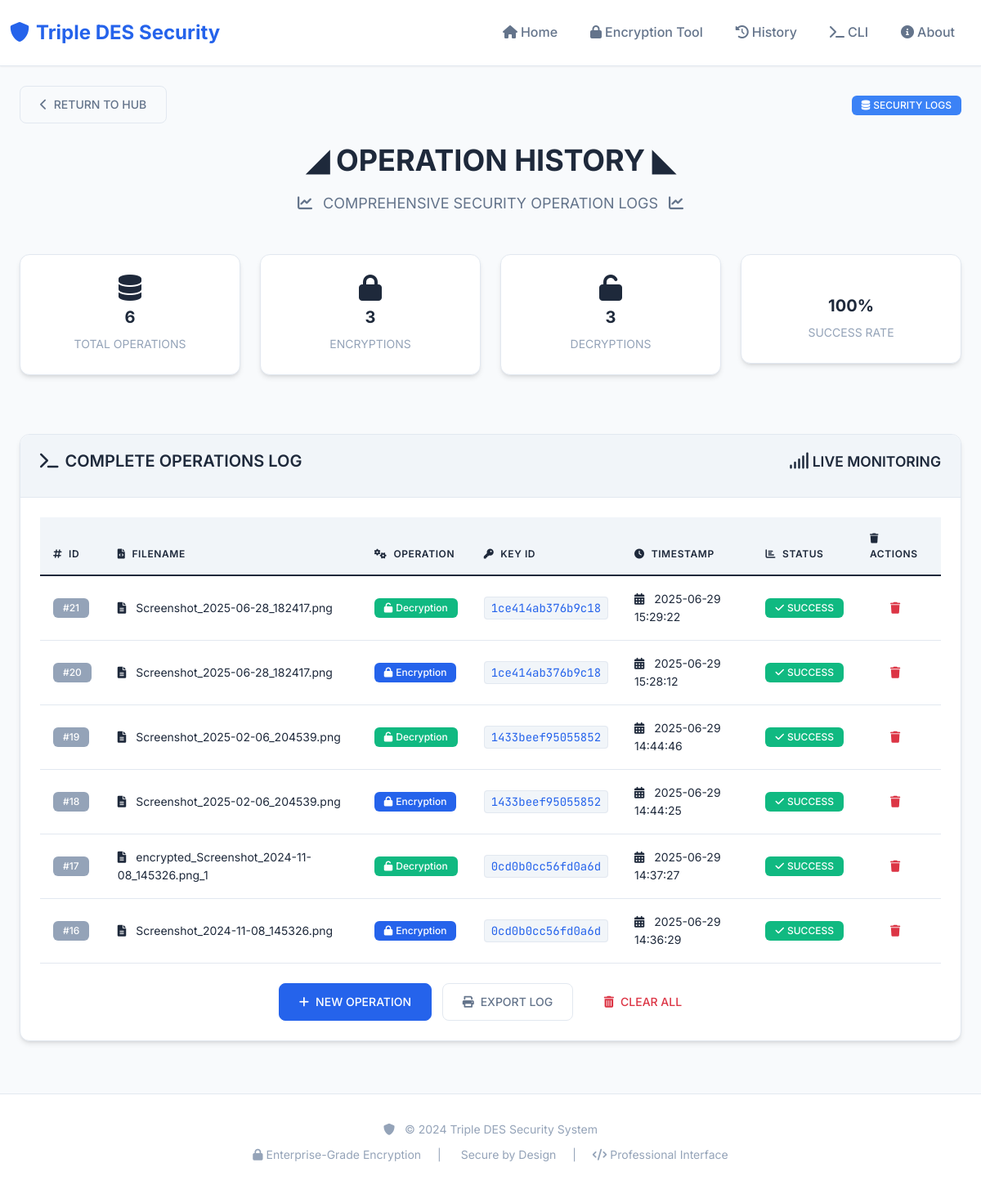
Before: /history with the older database file.
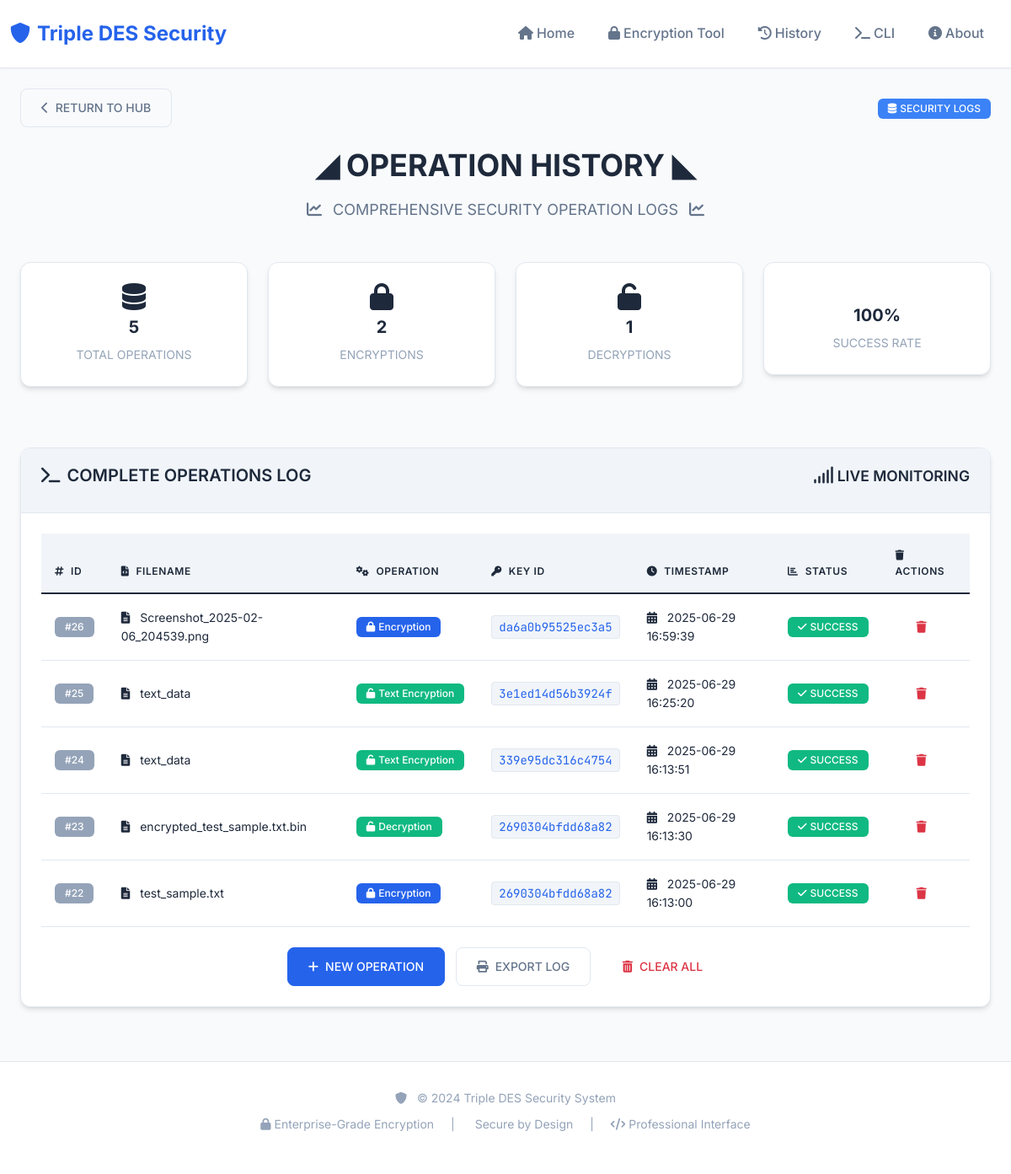
After: the same page with the newer database file.
### tables this page shows
CREATE TABLE encryption_history (
            id INTEGER PRIMARY KEY AUTOINCREMENT,
            filename TEXT NOT NULL,
            key_id TEXT NOT NULL,
            operation_type TEXT NOT NULL,
            timestamp DATETIME DEFAULT CURRENT_TIMESTAMP
        );

### src/app.py (the view)
@app.route('/history')
def history():
    history = get_history()
    back_url = request.referrer or url_for('index')
    return render_template('history.html', history=history, back_url=back_url)

### src/app.py (called while the page is built)
def get_history():
    conn = sqlite3.connect(DB_PATH)
    conn.row_factory = sqlite3.Row
    c = conn.cursor()
    c.execute('SELECT * FROM encryption_history ORDER BY timestamp DESC LIMIT 10')
    history = c.fetchall()
    conn.close()
    return history

### templates/history.html (shortened to what the changed rows need)
{% extends "base.html" %}
{% block content %}
<div class="container">
    <div class="text-center mb-5">
        <h1 class="glitch" data-text="◢ OPERATION HISTORY ◣">
            ◢ OPERATION HISTORY ◣
        </h1>
    </div>
    <div class="row mb-4">
        <div class="col-md-3 mb-3">
            <div class="card border-glow text-center">
                <div class="card-body">
                    <i class="fas fa-database fa-2x mb-2" style="color: var(--primary-neon);"></i>
                    <h5 class="text-glow">{{ history|length }}</h5>
                    <small class="text-muted">TOTAL OPERATIONS</small>
                </div>
            </div>
        </div>
        <div class="col-md-3 mb-3">
            <div class="card border-glow text-center">
                <div class="card-body">
                    <i class="fas fa-lock fa-2x mb-2" style="color: var(--accent-neon);"></i>
                    <h5 class="text-glow">{{ history|selectattr("operation_type", "equalto", "Encryption")|list|length }}</h5>
                    <small class="text-muted">ENCRYPTIONS</small>
                </div>
            </div>
        </div>
        <div class="col-md-3 mb-3">
            <div class="card border-glow text-center">
                <div class="card-body">
                    <i class="fas fa-unlock fa-2x mb-2" style="color: var(--secondary-neon);"></i>
                    <h5 class="text-glow">{{ history|selectattr("operation_type", "equalto", "Decryption")|list|length }}</h5>
                    <small class="text-muted">DECRYPTIONS</small>
                </div>
            </div>
        </div>
    </div>
    <div class="card border-glow">
        <div class="card-body">
            {% if history %}
                <div class="table-responsive">
                    <table class="table table-hover">
                        <thead>
                            <tr>
                                <th><i class="fas fa-hashtag me-2"></i>ID</th>
                                <th><i class="fas fa-file-code me-2"></i>FILENAME</th>
                                <th><i class="fas fa-cogs me-2"></i>OPERATION</th>
                                <th><i class="fas fa-key me-2"></i>KEY ID</th>
                                <th><i class="fas fa-clock me-2"></i>TIMESTAMP</th>
                                <th><i class="fas fa-chart-bar me-2"></i>STATUS</th>
                                <th><i class="fas fa-trash me-2"></i>ACTIONS</th>
                            </tr>
                        </thead>
                        <tbody>
                            {% for entry in history %}
                            <tr class="interactive-hover">
                                <td>
                                    <span class="badge bg-secondary">#{{ entry.id }}</span>
                                </td>
                                <td>
                                    <i class="fas fa-file-alt me-2" style="color: var(--primary-neon);"></i>
                                    <span class="text-glow">{{ entry.filename }}</span>
                                </td>
                                <td>
                                    {% if entry.operation_type == 'Encryption' %}
                                        <span class="badge bg-primary">
                                            <i class="fas fa-lock me-1"></i>{{ entry.operation_type }}
                                        </span>
                                    {% else %}
                                        <span class="badge bg-success">
                                            <i class="fas fa-unlock me-1"></i>{{ entry.operation_type }}
                                        </span>
                                    {% endif %}
                                </td>
                                <td>
                                    <code class="text-glow">{{ entry.key_id }}</code>
                                </td>
                                <td>
                                    <i class="fas fa-calendar-alt me-2" style="color: var(--secondary-neon);"></i>
                                    {{ entry.timestamp }}
                                </td>
                                <td>
                                    <span class="badge bg-success">
                                        <i class="fas fa-check me-1"></i>SUCCESS
                                    </span>
                                </td>
                                <td>
                                    <form method="POST" action="{{ url_for('delete_history_record', record_id=entry.id) }}" style="display: inline;"
                                          onsubmit="return confirm('Are you sure you want to delete this record?')">
                                        <button type="submit" class="btn btn-sm btn-outline-danger" title="Delete Record">
                                            <i class="fas fa-trash"></i>
                                        </button>
                                    </form>
                                </td>
                            </tr>
                            {% endfor %}
                        </tbody>
                    </table>
                </div>
            {% endif %}
        </div>
    </div>
</div>
{% endblock %}

Changed rows visible on the page:
removed encryption_history: id "21", filename "Screenshot_2025-06-28_182417.png", operation_type "Decryption", key_id "1ce414ab376b9c18", timestamp "2025-06-29 15:29:22"
removed encryption_history: id "20", filename "Screenshot_2025-06-28_182417.png", operation_type "Encryption", key_id "1ce414ab376b9c18", timestamp "2025-06-29 15:28:12"
removed encryption_history: id "19", filename "Screenshot_2025-02-06_204539.png", operation_type "Decryption", key_id "1433beef95055852", timestamp "2025-06-29 14:44:46"
removed encryption_history: id "18", filename "Screenshot_2025-02-06_204539.png", operation_type "Encryption", key_id "1433beef95055852", timestamp "2025-06-29 14:44:25"
removed encryption_history: id "17", filename "encrypted_Screenshot_2024-11-08_145326.png_1", operation_type "Decryption", key_id "0cd0b0cc56fd0a6d", timestamp "2025-06-29 14:37:27"
removed encryption_history: id "16", filename "Screenshot_2024-11-08_145326.png", operation_type "Encryption", key_id "0cd0b0cc56fd0a6d", timestamp "2025-06-29 14:36:29"
added encryption_history: id "26", filename "Screenshot_2025-02-06_204539.png", operation_type "Encryption", key_id "da6a0b95525ec3a5", timestamp "2025-06-29 16:59:39"
added encryption_history: id "25", filename "text_data", operation_type "Text Encryption", key_id "3e1ed14d56b3924f", timestamp "2025-06-29 16:25:20"
added encryption_history: id "24", filename "text_data", operation_type "Text Encryption", key_id "339e95dc316c4754", timestamp "2025-06-29 16:13:51"
added encryption_history: id "23", filename "encrypted_test_sample.txt.bin", operation_type "Decryption", key_id "2690304bfdd68a82", timestamp "2025-06-29 16:13:30"
added encryption_history: id "22", filename "test_sample.txt", operation_type "Encryption", key_id "2690304bfdd68a82", timestamp "2025-06-29 16:13:00"
Other visible differences:
{{ history|length }}: "6" → "5"
text no longer shown: "3 3"
text now shown: "2 1"
